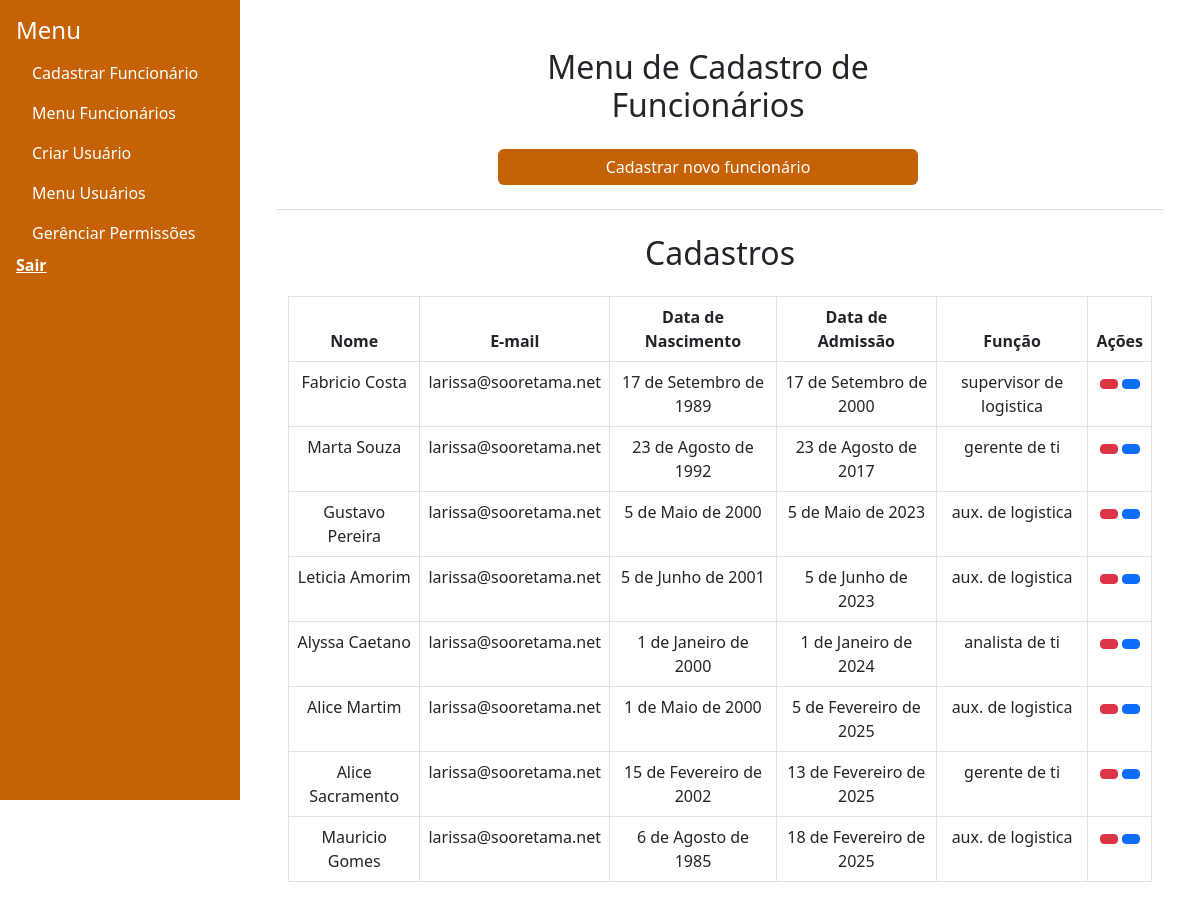
Page /funcionarios/menu-cadastros/ on the committed database.
### funcionarios/models.py (models this page shows)
class Funcionario(models.Model):
    nome = models.CharField(max_length=100,  unique=True)
    email= models.EmailField()
    data_nascimento = models.DateField()
    foto = models.ImageField(upload_to='foto/' , blank=True, null=True)
    arquivo_pdf = models.FileField(upload_to='pdf/' , blank=True, null=True)
    cbo = models.AutoField(primary_key=True)
    funcao = models.CharField(max_length=100, null=True)
    data_admissao = models.DateField(null=True, blank=True, default=timezone.now)
    id_tarefa_mail = models.CharField(max_length=255, null=True, blank=True)
    def __str__(self):
        return self.nome
    class Meta:
        permissions = [
            ("cadastrar_funcionarios", "Pode cadastrar funcionários")
        ]

### funcionarios/views.py (the view)
# urls.py: path('menu-cadastros/', views.menu_cadastros, name='menu_cadastros'),
def menu_cadastros(request):
    funcionarios = Funcionario.objects.all().order_by('data_admissao')
    print(funcionarios)
    logging.info(funcionarios)
    return render(request, 'funcionarios/cadastros.html', {'funcionarios' : funcionarios})

### funcionarios/templates/funcionarios/cadastros.html (shortened to what this page needs)
{% extends "funcionarios/base.html" %}
        {% block content %}
        <div class="container text-center align-items-center min-vh-100">
        <div class="col-lg-6 col-md-8 col-sm-12 mx-auto">
            <div class="container mt-4">
                <div class="row w-100">
                    <h2 class="text-center mb-4">Menu de Cadastro de Funcionários</h2>
                    <a
                    href="{% url 'funcionarios:cadastrar_funcionarios' %}"
                    class="btn btn-primary text-center"
                    id="botao_novo_cadastro"
                    style="background-color:#c56205 !important; border: #b85c07;">Cadastrar novo funcionário</a>
                </div>
            </div>
        </div>
        <div class="my-4 border-top mt-4"></div>
        <div class="container mt-4">
            <h2 class="text-center mt-2"> Cadastros</h2>
            <div class="table-responsive mt-4">
                <form id="actionForm" method="POST" action="{% url 'funcionarios:menu_cadastros' %}">
                    <table class="table table-bordered">
                        <thead>
                            <tr>
                                <th>Nome</th>
                                <th>E-mail</th>
                                <th>Data de Nascimento</th>
                                <th>Data de Admissão</th>
                                <th>Função</th>
                                <th>Ações</th>
                            </tr>
                        </thead>
                        <tbody>
                            {% for funcionario in funcionarios %}
                            <tr>
                                <td>{{ funcionario.nome|default:"Não informado" }}</td>
                                <td>{{ funcionario.email|default:"Não informado" }}</td>
                                <td>{{ funcionario.data_nascimento|default:"Não informado" }}</td>
                                <td>{{ funcionario.data_admissao|default:"Não informado" }}</td>
                                <td>{{ funcionario.funcao|default:"Não informado" }}</td>
                                <td>
                                    <button type="button"
                                        class="btn btn-danger btn-sm confirm-exclusao"
                                        data-bs-toggle="modal"
                                        data-bs-target="#confirmDeleteModal{{ funcionario.cbo }}"
                                        title="Excluir">
                                    </button>
                                    <a href="{% url 'funcionarios:editar_funcionarios' funcionario.cbo %}"
                                        class="btn btn-primary btn-sm align-items-center custom-button"
                                        title="Editar">
                                    </a>
                                </td>
                            </tr>
                            {% empty %}
                            <tr>
                                <td colspan="7" class="text-center">Nenhum funcionário cadastrado</td>
                            </tr>
                            {% endfor %}
                        </tbody>
                    </table>
                </form>
            </div>
        </div>
    </div>
    {% endblock %}

### rows in the picture
Funcionario: nome "Fabricio Costa", email "larissa@sooretama.net", data_nascimento "17 de Setembro de 1989", data_admissao "17 de Setembro de 2000", funcao "supervisor de logistica"
Funcionario: nome "Marta Souza", email "larissa@sooretama.net", data_nascimento "23 de Agosto de 1992", data_admissao "23 de Agosto de 2017", funcao "gerente de ti"
Funcionario: nome "Gustavo Pereira", email "larissa@sooretama.net", data_nascimento "5 de Maio de 2000", data_admissao "5 de Maio de 2023", funcao "aux. de logistica"
Funcionario: nome "Leticia Amorim", email "larissa@sooretama.net", data_nascimento "5 de Junho de 2001", data_admissao "5 de Junho de 2023", funcao "aux. de logistica"
Funcionario: nome "Alyssa Caetano", email "larissa@sooretama.net", data_nascimento "1 de Janeiro de 2000", data_admissao "1 de Janeiro de 2024", funcao "analista de ti"
Funcionario: nome "Alice Martim", email "larissa@sooretama.net", data_nascimento "1 de Maio de 2000", data_admissao "5 de Fevereiro de 2025", funcao "aux. de logistica"
Funcionario: nome "Alice Sacramento", email "larissa@sooretama.net", data_nascimento "15 de Fevereiro de 2002", data_admissao "13 de Fevereiro de 2025", funcao "gerente de ti"
Funcionario: nome "Mauricio Gomes", email "larissa@sooretama.net", data_nascimento "6 de Agosto de 1985", data_admissao "18 de Fevereiro de 2025", funcao "aux. de logistica"
